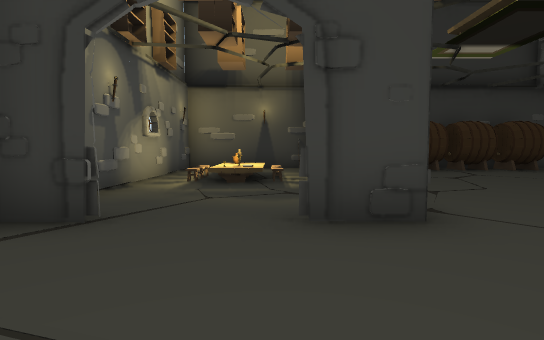
View 1 (above)

12 first-person views from a walk through a Unity game level. The camera is 1.3 m above the floor, tilts 4° down and sees 80° across. Doors are open. The floor is counted in squares, 2 m on a side. Each view is taken from the middle of a square. On the plan, view 1 faces up. The plan holds only what a view shows up to about 10 squares ahead; the rest is blank. The place goes on beyond the plan.

View 2
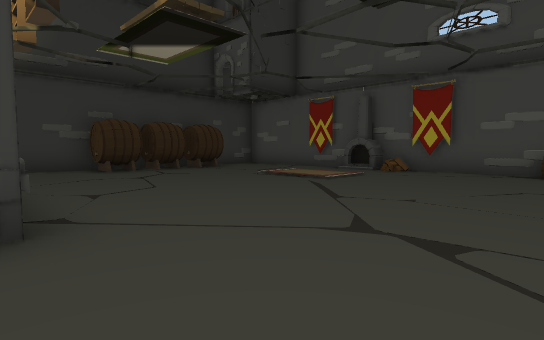

View 3
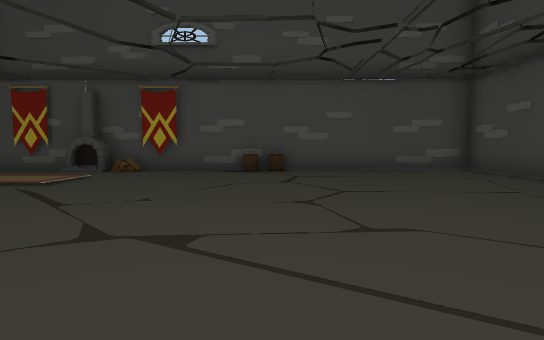

View 4
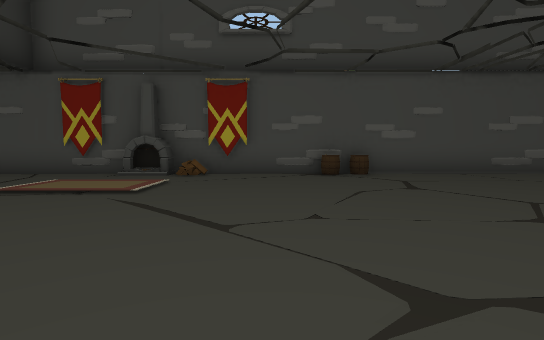

View 5
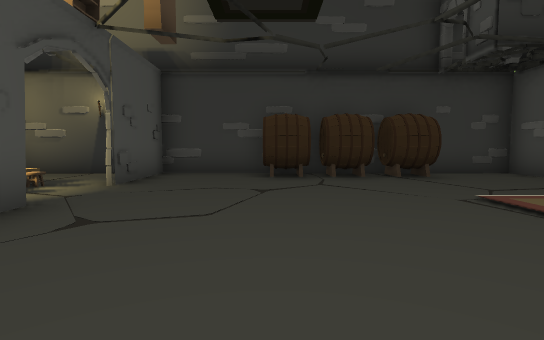

View 6
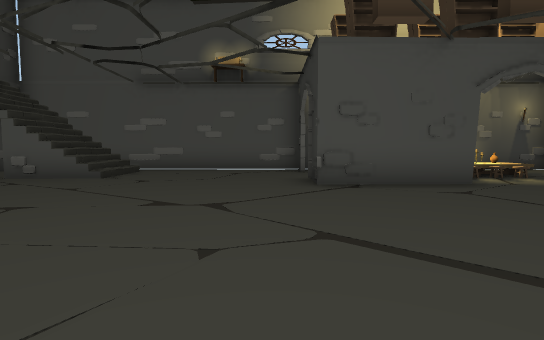

View 7
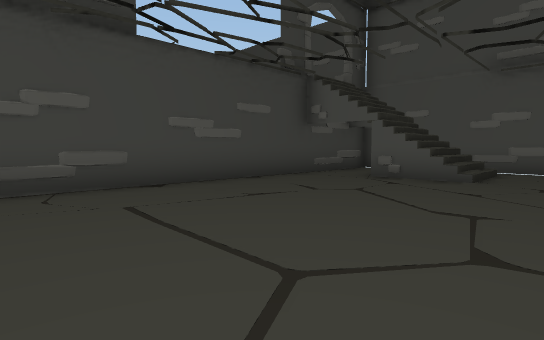

View 8
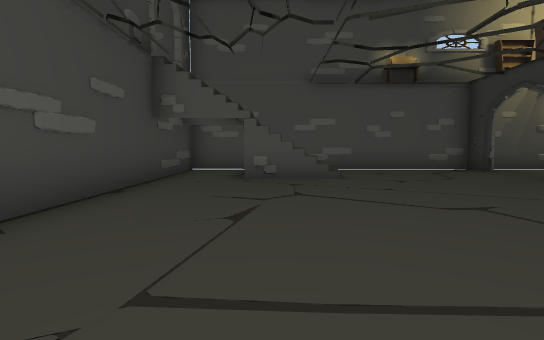

View 9
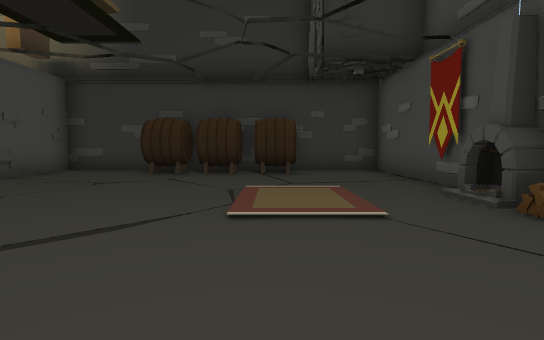

View 10
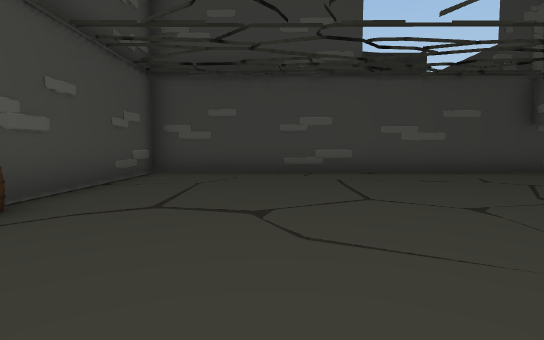

View 11
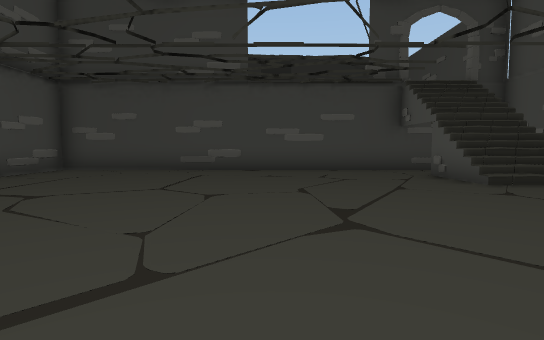

View 12
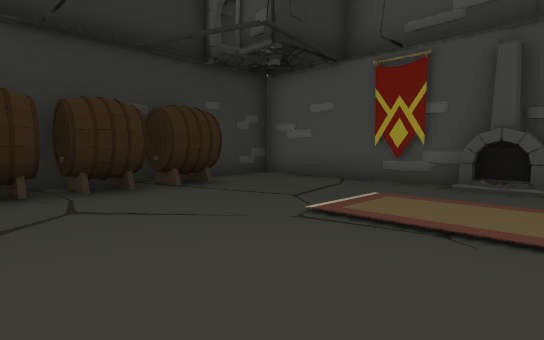

### Floor plan
Points are (right, up) in squares from view 1. A wall is a line through its corners. A room is listed if a view was taken in it or the views show most of it. See-through windows are left out.
Room 1 (views 1, 2, 3, 4, 5, 6, 7, 8, 9, 10, 11, 12)
walls: (1.3, 5.6) (1.3, 2.8) (0.2, 2.8); (-1.5, 2.8) (-2.6, 2.8); (10.1, 1.4) (10.1, 2.5); (10.1, 5.4) (10, 6.5); (10, 7.4) (10, 10.2) (7.7, 10.2); (0.5, -5.4) (10.2, -5.5) (10.1, -0.9); (5.3, 10.2) (1.2, 10.2) (1.2, 7.5); (7.4, 10.2) (5.5, 10.2); (0, 10.2) (-2.2, 10.1); (-2.6, 10.1) (-2.7, -3.4)
low walls: (-1.5, -1.6) (-0.4, -1.5); (-1.4, -1.8) (-0.5, -1.8)
ways out: opening at (-2, -4); opening at (-0.5, -5)
objects: table (-1, 7); other object (-1, 8); barrel (4, 9); barrel (6, 9); barrel (7, 9); barrel (10, 0); barrel (10, 1); banner (10, 3); other object (10, 4); fireplace (10, 5)

Where each view was taken, in squares from view 1:
view 1: 0 up, 0 right, facing up
view 2: 0 up, 1 right, facing up-right
view 3: 0 up, 1 right, facing right
view 4: 2 up, 2 right, facing right
view 5: 2 up, 4 right, facing up
view 6: 2 up, 7 right, facing left
view 7: 0 up, 7 right, facing down-left
view 8: 3 down, 7 right, facing left
view 9: 1 up, 7 right, facing up
view 10: 3 up, 7 right, facing down
view 11: 4 up, 4 right, facing down
view 12: 4 up, 4 right, facing up-right
